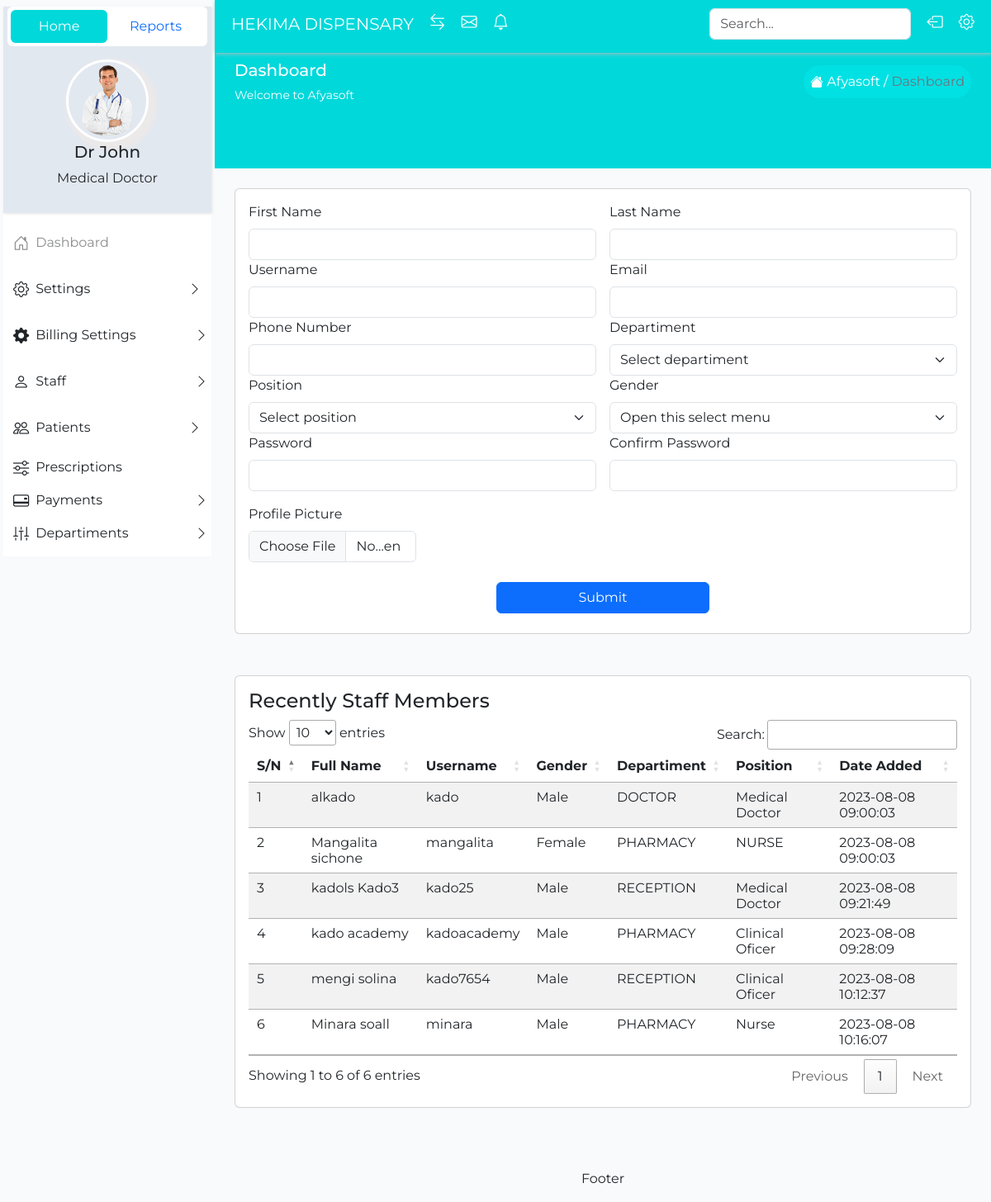
Screenshot of /index.php/staff with the database file from the repository.
### tables this page shows
CREATE TABLE `staff` (
  `id` int NOT NULL AUTO_INCREMENT,
  `first_name` varchar(45) DEFAULT NULL,
  `last_name` varchar(45) DEFAULT NULL,
  `username` varchar(45) DEFAULT NULL,
  `email` varchar(45) DEFAULT NULL,
  `phone_number` int DEFAULT NULL,
  `departiment` varchar(255) DEFAULT NULL,
  `position` varchar(100) DEFAULT NULL,
  `password` varchar(255) DEFAULT NULL,
  `gender` varchar(45) DEFAULT NULL,
  `image_url` varchar(200) DEFAULT NULL,
  `attachment_url` varchar(200) DEFAULT NULL,
  `status` varchar(45) DEFAULT 'active',
  `created_at` timestamp NULL DEFAULT CURRENT_TIMESTAMP,
  PRIMARY KEY (`id`),
  UNIQUE KEY `username_UNIQUE` (`username`)
);

### application/controllers/Staff.php (called while the page is built, shortened)
<?php
class Staff extends CI_controller
{
    public function __construct() {
        $this->load->model('StaffModel');
        $this->load->model('DepartimentModel');
        $this->load->model('PositionModel');
    }
    public function index() {
        $staffs = $this->StaffModel->all_staff();
        $departiments = $this->DepartimentModel->get_all_departiments();
        $positions = $this->PositionModel->get_all_positions();
        $this->load->view('staff/add_staff', ["staffs" => $staffs, 'departiments' => $departiments, "positions" => $positions]);
    }
}

### index.php (called while the page is built, shortened)
<?php
require_once BASEPATH.'core/CodeIgniter.php';

### application/models/StaffModel.php (called while the page is built, shortened)
<?php
class StaffModel extends CI_Model
{
    public function all_staff() {
        $staffs = $this->db->get('Staff')->result();
        return $staffs;
    }
}

### application/views/staff/add_staff.php (the view, shortened to what this page needs)
<?php include APPPATH . 'views/utils/header.php' ?>
<?php include APPPATH . 'views/utils/sidebar.php' ?>
<?php include APPPATH . 'views/utils/navbar.php' ?>
<section class="p-4 ">
<?php echo form_open_multipart('staff/create', array('class'=>"card p-3"))?>
  <div class="tab-pane fade show active" id="pills-current" role="tabpanel" aria-labelledby="pills-current-tab" tabindex="0">
      <div class="row g-3">
          <div class="col-md-6">
            <label for="fname" class="form-label">First Name</label>
            <input type="text" class="form-control" name="first_name" id="fname" required>
          </div>
          <div class="col-md-6">
            <label for="lname" class="form-label">Last Name</label>
            <input type="text" class="form-control" name="last_name" id="lname" required>
          </div>
      </div>
      <div class="row g-3">
          <div class="col-md-6">
            <label for="username" class="form-label">Username</label>
            <input type="text" class="form-control" name="username" id="username" required>
          </div>
          <div class="col-md-6">
            <label for="inputEmail4" class="form-label">Email</label>
            <input type="email" class="form-control" name="email" id="inputEmail4" required>
          </div>
      </div>
      <div class="row g-3 d-flex align-items-center">
          <div class="col-md-6">
            <label for="pnumber" class="form-label">Phone Number</label>
            <input type="number" class="form-control" name="phone_number" id="pnumber" required>
          </div>
          <div class="col-md-6">
              <label for="departiment" class="form-label">Departiment</label>
              <select class="form-select" aria-label="Default select example" name="departiment" id="departiment" required>
                <option value="">Select departiment</option>
             </select>
          </div>
      </div>
      <div class="row g-3">
          <div class="col-md-6">
              <label for="position" class="form-label">Position</label>
              <select class="form-select" aria-label="Default select example" name="position" id="position" required>
                <option value="">Select position</option>
             </select>
          </div>
          <div class="col-md-6">
              <label for="gender" class="form-label">Gender</label>
              <select class="form-select" aria-label="Default select example" name="gender" id="gender" required>
                <option selected>Open this select menu</option>
             </select>
          </div>
      </div>
      <div class="row g-3">
          <div class="col-md-6">
            <label for="password" class="form-label">Password</label>
            <input type="password" class="form-control" name="password" id="password" required>
          </div>
          <div class="col-md-6">
            <label for="confPass" class="form-label">Confirm Password</label>
            <input type="password" class="form-control" name="confiPass" id="confPass" required>
          </div>
      </div>
      <div class="row g-3 py-3">
        <div class="col-md-3">
            <label for="image_url" class="form-label">Profile Picture</label>
            <input type="file" class="form-control" name="image_url">
        </div>
      </div>
    </div>
<button type="submit" class="btn btn-primary my-2 d-block" style="width: 30%; margin-left: 35%">
  Submit
</button>
<?php echo form_close()?>
 <div style="margin: 50px 0" class="card bg-white p-3">
    <h4>Recently Staff Members</h4>
    <table class="table table-striped" id="dataTable">
        <thead>
            <tr>
                <th>S/N</th>
                <th>Full Name</th>
                <th>Username</th>
                <th>Gender</th>
                <th>Departiment</th>
                <th>Position</th>
                <th>Date Added</th>
            </tr>
        </thead>
        <tbody>
          <?php $rowId = 1?>
          <?php foreach($staffs as $staff): ?>
            <tr>
                <td><?= $rowId++ ?></td>
                <td><?= $staff->first_name . " ". $staff->last_name ?></td>
                <td><?= $staff->username ?></td>
                <td><?= $staff->gender ?></td>
                <td><?= $staff->departiment ?></td>
                <td><?= $staff->position ?></td>
                <td><?= $staff->created_at ?></td>
            </tr>
          <?php endforeach ?>
        </tbody>
    </table>
 </div>
</section>
<?php include APPPATH . "views/utils/footer.php"?>

### public/libs/datatable/datatable.css (style rules this page uses)
:root { --dt-row-selected: 13, 110, 253; --dt-row-selected-text: 255, 255, 255; --dt-row-selected-link: 9, 10, 11; --dt-row-stripe: 0, 0, 0; --dt-row-hover: 0, 0, 0; --dt-column-ordering: 0, 0, 0; --dt-html-background: white; }
table.dataTable thead > tr > th.sorting, table.dataTable thead > tr > th.sorting_asc, table.dataTable thead > tr > th.sorting_desc, table.dataTable thead > tr > th.sorting_asc_disabled, table.dataTable thead > tr > th.sorting_desc_disabled, table.dataTable thead > tr > td.sorting, table.dataTable thead > tr > td.sorting_asc, table.dataTable thead > tr > td.sorting_desc, table.dataTable thead > tr > td.sorting_asc_disabled, table.dataTable thead > tr > td.sorting_desc_disabled { cursor: pointer; position: relative; padding-right: 26px; }
table.dataTable thead > tr > th.sorting:before, table.dataTable thead > tr > th.sorting:after, table.dataTable thead > tr > th.sorting_asc:before, table.dataTable thead > tr > th.sorting_asc:after, table.dataTable thead > tr > th.sorting_desc:before, table.dataTable thead > tr > th.sorting_desc:after, table.dataTable thead > tr > th.sorting_asc_disabled:before, table.dataTable thead > tr > th.sorting_asc_disabled:after, table.dataTable thead > tr > th.sorting_desc_disabled:before, table.dataTable thead > tr > th.sorting_desc_disabled:after, table.dataTable thead > tr > td.sorting:before, table.dataTable thead > tr > td.sorting:after, table.dataTable thead > tr > td.sorting_asc:before, table.dataTable thead > tr > td.sorting_asc:after, table.dataTable thead > tr > td.sorting_desc:before, table.dataTable thead > tr > td.sorting_desc:after, table.dataTable thead > tr > td.sorting_asc_disabled:before, table.dataTable thead > tr > td.sorting_asc_disabled:after, table.dataTable thead > tr > td.sorting_desc_disabled:before, table.dataTable thead > tr > td.sorting_desc_disabled:after { position: absolute; display: block; opacity: 0.125; right: 10px; line-height: 9px; font-size: 0.8em; }
table.dataTable thead > tr > th.sorting:before, table.dataTable thead > tr > th.sorting_asc:before, table.dataTable thead > tr > th.sorting_desc:before, table.dataTable thead > tr > th.sorting_asc_disabled:before, table.dataTable thead > tr > th.sorting_desc_disabled:before, table.dataTable thead > tr > td.sorting:before, table.dataTable thead > tr > td.sorting_asc:before, table.dataTable thead > tr > td.sorting_desc:before, table.dataTable thead > tr > td.sorting_asc_disabled:before, table.dataTable thead > tr > td.sorting_desc_disabled:before { bottom: 50%; content: "▲"; content: "▲"/""; }
table.dataTable thead > tr > th.sorting:after, table.dataTable thead > tr > th.sorting_asc:after, table.dataTable thead > tr > th.sorting_desc:after, table.dataTable thead > tr > th.sorting_asc_disabled:after, table.dataTable thead > tr > th.sorting_desc_disabled:after, table.dataTable thead > tr > td.sorting:after, table.dataTable thead > tr > td.sorting_asc:after, table.dataTable thead > tr > td.sorting_desc:after, table.dataTable thead > tr > td.sorting_asc_disabled:after, table.dataTable thead > tr > td.sorting_desc_disabled:after { top: 50%; content: "▼"; content: "▼"/""; }
table.dataTable thead > tr > th.sorting_asc:before, table.dataTable thead > tr > th.sorting_desc:after, table.dataTable thead > tr > td.sorting_asc:before, table.dataTable thead > tr > td.sorting_desc:after { opacity: 0.6; }
table.dataTable thead th, table.dataTable thead td, table.dataTable tfoot th, table.dataTable tfoot td { text-align: left; }
table.dataTable { width: 100%; margin: 0 auto; clear: both; border-collapse: separate; border-spacing: 0; }
table.dataTable thead th, table.dataTable tfoot th { font-weight: bold; }
table.dataTable > thead > tr > th, table.dataTable > thead > tr > td { padding: 10px; border-bottom: 1px solid rgba(0, 0, 0, 0.3); }
table.dataTable tbody tr { background-color: transparent; }
table.dataTable tbody th, table.dataTable tbody td { padding: 8px 10px; }
table.dataTable.no-footer { border-bottom: 1px solid rgba(0, 0, 0, 0.3); }
table.dataTable th, table.dataTable td { box-sizing: content-box; }

### public/styles/styles.css (style rules this page uses)
* { box-sizing: border-box; }
body { background: #f8fafc; font-family: "afyasoft" !important; }
tbody > tr:nth-child(even) { background-color: #dafdfd !important; color: rgb(75, 73, 73) !important; }

### rows the page displays
staff: first_name "alkado", username "kado", gender "Male", departiment "DOCTOR", position "Medical Doctor", created_at "2023-08-08 09:00:03"
staff: first_name "Mangalita", last_name "sichone", username "mangalita", gender "Female", departiment "PHARMACY", position "NURSE", created_at "2023-08-08 09:00:03"
staff: first_name "kadols", last_name "Kado3", username "kado25", gender "Male", departiment "RECEPTION", position "Medical Doctor", created_at "2023-08-08 09:21:49"
staff: first_name "kado", last_name "academy", username "kadoacademy", gender "Male", departiment "PHARMACY", position "Clinical Oficer", created_at "2023-08-08 09:28:09"
staff: first_name "mengi", last_name "solina", username "kado7654", gender "Male", departiment "RECEPTION", position "Clinical Oficer", created_at "2023-08-08 10:12:37"
staff: first_name "Minara", last_name "soall", username "minara", gender "Male", departiment "PHARMACY", position "Nurse", created_at "2023-08-08 10:16:07"
